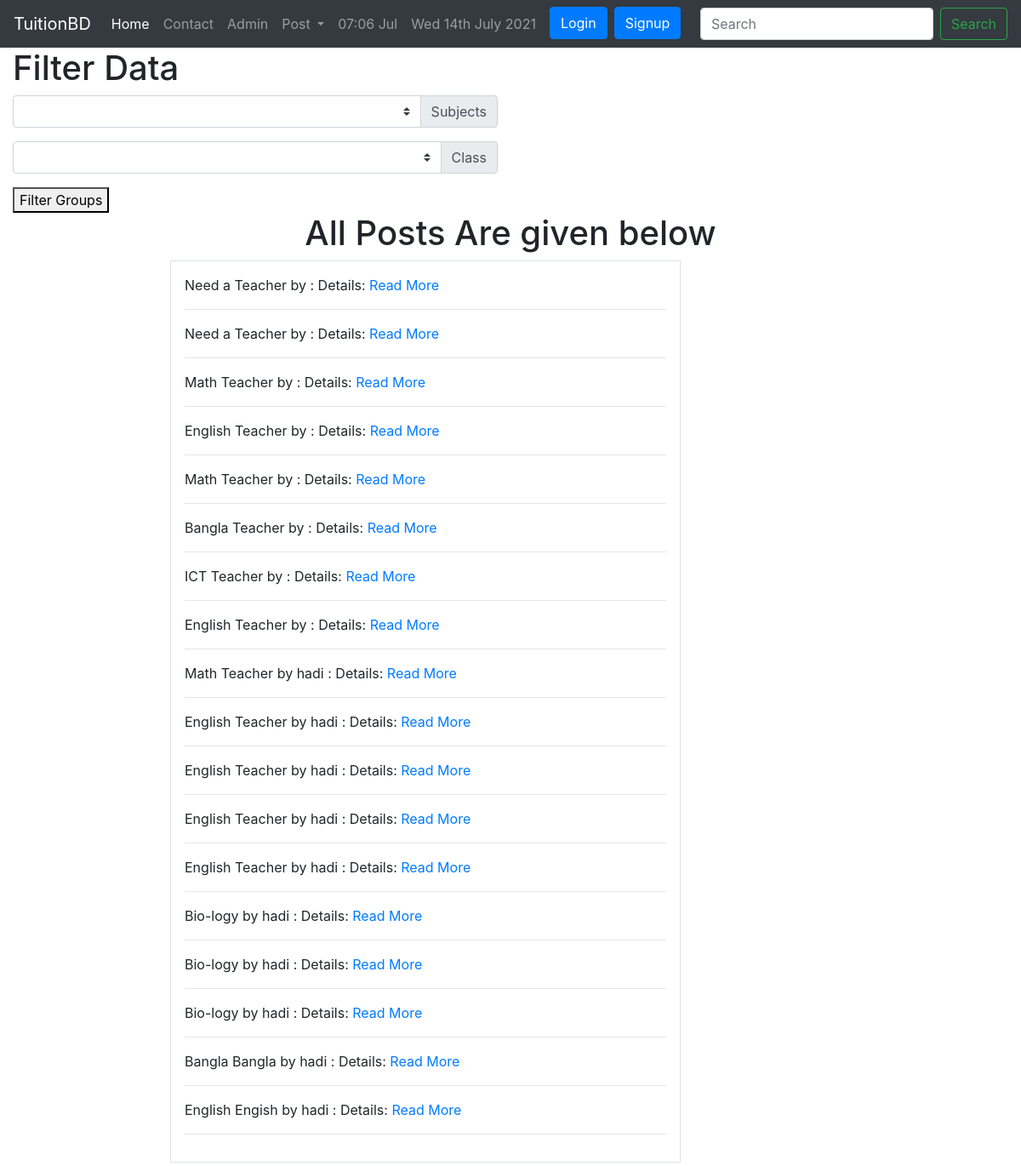
The page /tuition/postlist/ on the database its author committed.
### tuition/models.py (models this page shows, shortened)
class Post(models.Model):
    CATEGORY={
        ('Teacher','Teacher'),
        ('Student','Student'),
    }
    MEDIUM={
        ('Bangla','Bangla'),
        ('English','English'),
        ('Korea','Korea'),
        ('Japanis','Japanis'),
        ('China','China'),
    }
    user=models.ForeignKey(User,on_delete=models.CASCADE,blank=True,null=True)
    id= models.AutoField(primary_key=True)
    title=models.CharField(max_length=100)
    slug=models.CharField(max_length=100, default=title)
    email=models.EmailField()
    salary=models.FloatField()
    details=models.TextField()
    stats=models.BooleanField()
    category=models.CharField(max_length=100,choices=CATEGORY)
    created_ad=models.DateTimeField(default=now)
    image=models.ImageField(default='default.jpg',upload_to='tuition/images')
    medium=MultiSelectField(max_length=100,max_choices=5,choices=MEDIUM,default='Bangla')
    subject=models.ManyToManyField(Subject,related_name='subject')
    class_in=models.ManyToManyField(Class_in,related_name='class_in')

### tuition/views.py (the view)
# urls.py: path('postlist/',PostListView.as_view(), name='postlist'),
class PostListView(ListView):
    template_name= 'tuition/postlist.html'
    queryset = Post.objects.all()
    context_object_name = 'posts'
    def get_context_data(self, *args, **kwargs):
        context=super().get_context_data(*args,**kwargs)
        context['posts']=context.get('object_list')
        context['subjects']=Subject.objects.all()
        context['classes']=Class_in.objects.all()
        return context

### tuition/models.py (called while the page is built)
    def __str__(self):
        return self.name

    def __str__(self):
        return self.name

### templates/tuition/postlist.html (shortened to what this page needs)
{% extends 'basc.html' %}
{% block body %}
    <div class="contaier">
        <div class="col-md-6">
            <h1>Filter Data</h1>
        <form action="/tuition/filter" method="post">
           <div class="input-group mb-3">
              <select class="custom-select" id="inputGroupSelect02" name="subjects">
                <option></option>
                  {% for i in subjects %}
                     <option value="{{i}}">{{i}}</option>
                  {% endfor %}
              </select>
              <div class="input-group-append">
                <label class="input-group-text" for="inputGroupSelect02">Subjects</label>
              </div>
            </div>
            <div class="input-group mb-3">
              <select class="custom-select" id="inputGroupSelect02" name="class_in">
                <option></option>
                  {% for i in classes %}
                     <option value="{{i}}">{{i}}</option>
                  {% endfor %}
              </select>
              <div class="input-group-append">
                <label class="input-group-text" for="inputGroupSelect02">Class</label>
              </div>
            </div>
            <button type="submit">Filter Groups</button>
            </form>
        </div>
         <h1 class="text-center">All Posts Are given below</h1>
        <div class="col-md-6 offset-md-2 mb-1 p-3 border">
            {% for p in posts %}
        {{p.title}} by {{ p.user.username }} :
           Details: {{p.detail}}
            <a href="/tuition/postdetail/{{p.id}}">Read More</a><br>
         <hr>
      {% endfor %}
        </div>
    </div>
{% endblock %}

### rows shown on the page
Post: title "Need a Teacher"
Post: title "Need a Teacher"
Post: title "Math Teacher"
Post: title "English Teacher"
Post: title "Math Teacher"
Post: title "Bangla Teacher"
Post: title "ICT Teacher"
Post: title "English Teacher"
Post: title "Math Teacher", user.username "hadi"
Post: title "English Teacher", user.username "hadi"
Post: title "English Teacher", user.username "hadi"
Post: title "English Teacher", user.username "hadi"
Post: title "English Teacher", user.username "hadi"
Post: title "Bio-logy", user.username "hadi"
Post: title "Bio-logy", user.username "hadi"
Post: title "Bio-logy", user.username "hadi"
Post: title "Bangla Bangla", user.username "hadi"
Post: title "English Engish", user.username "hadi"
